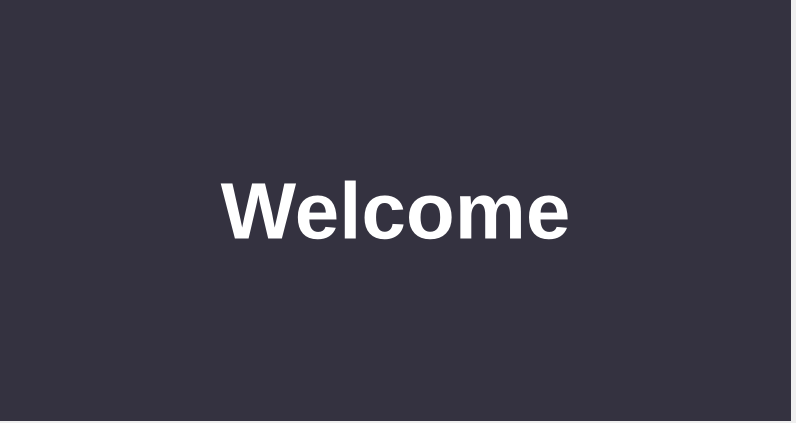
<?xml version="1.0" encoding="UTF-8"?>
<ui version="4.0">
 <class>MainPage</class>
 <widget class="QMainWindow" name="MainPage">
  <property name="geometry">
   <rect>
    <x>0</x>
    <y>0</y>
    <width>796</width>
    <height>423</height>
   </rect>
  </property>
  <property name="windowTitle">
   <string>MainWindow</string>
  </property>
  <widget class="QWidget" name="centralwidget">
   <widget class="QLabel" name="label_Title">
    <property name="geometry">
     <rect>
      <x>0</x>
      <y>0</y>
      <width>791</width>
      <height>421</height>
     </rect>
    </property>
    <property name="font">
     <font>
      <pointsize>60</pointsize>
      <bold>true</bold>
     </font>
    </property>
    <property name="styleSheet">
     <string notr="true">QLabel{
	color: white;
	background-color: rgb(52,50,64);
}</string>
    </property>
    <property name="text">
     <string>Welcome</string>
    </property>
    <property name="alignment">
     <set>Qt::AlignmentFlag::AlignCenter</set>
    </property>
   </widget>
  </widget>
 </widget>
 <resources/>
 <connections/>
</ui>
